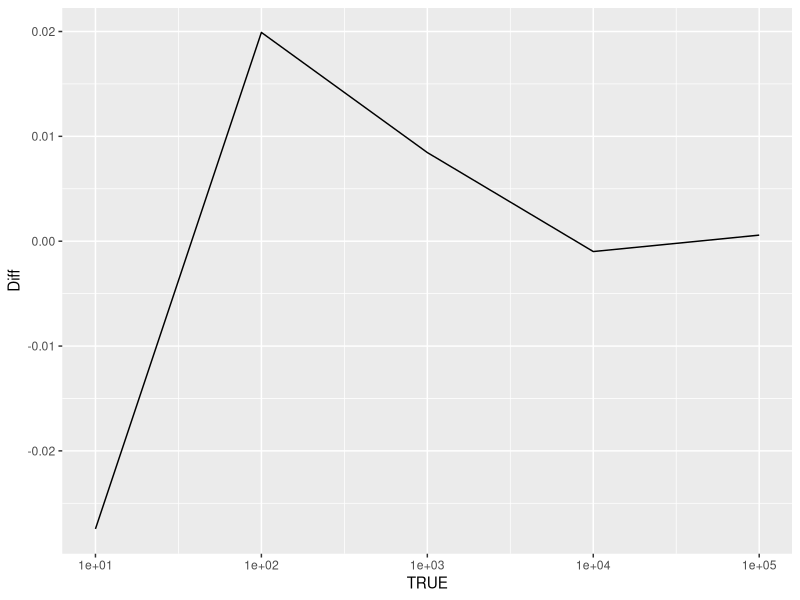

Reproduce this figure in R.



library(tidyverse)


I = function(n){
  verdier = runif(n,0,1)
  total = 0
  
  for (x in verdier){
    verdi <- (x-1)/(log(x))
    total <-total + verdi
  }
  print(total)
  svar <- 1/n*(sum((total)))
  return (svar)
}

verdier = tibble(N = c(10,100,1000,10000,100000))

verdier <- verdier |> mutate(Monte = sapply(N,I)) |> mutate(Diff = Monte-log(2))
View(verdier)

#tar logarismen av x-aksen, slik at den blir lettere å lese
ggplot(verdier) + geom_line(aes(x = N, y = Diff)) + scale_x_log10(TRUE)
View(verdier)
